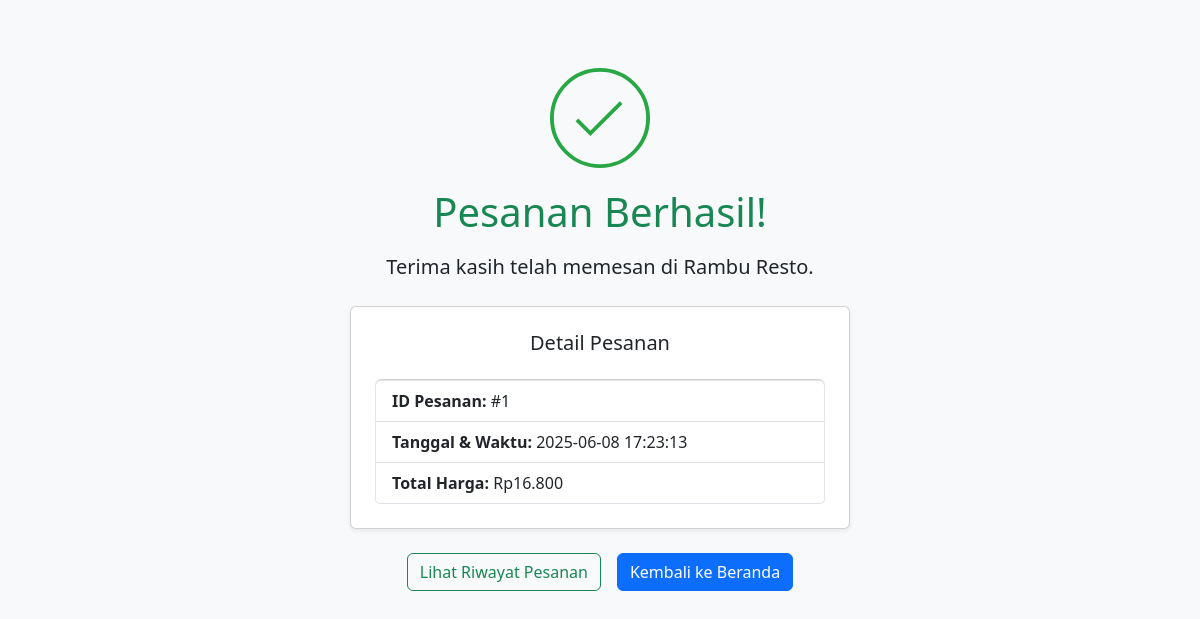
The app's page /sukses.php (signed in) with its own data.
### tables this page shows
CREATE TABLE `orders` (
  `id` int(11) NOT NULL,
  `tanggal` datetime NOT NULL,
  `total_harga` int(11) NOT NULL,
  `user_id` int(11) DEFAULT NULL
);

### sukses.php (the view, shortened to what this page needs)
<?php
$host = "localhost";
$user = "root";
$pass = "";
$db   = "uaspw";
$conn = new mysqli($host, $user, $pass, $db);
$user_id = $_SESSION['user_id'] ?? 0;
$stmt = $conn->prepare("SELECT * FROM orders WHERE user_id = ? ORDER BY id DESC LIMIT 1");
$stmt->bind_param("i", $user_id);
$stmt->execute();
$result = $stmt->get_result();
$order = $result->fetch_assoc();
$order_id = $order['id'];
$tanggal = $order['tanggal'];
$total_harga = $order['total_harga'];
?>
<!DOCTYPE html>
<html lang="id">
<head>
  <link href="https://cdn.jsdelivr.net/npm/bootstrap@5.3.3/dist/css/bootstrap.min.css" rel="stylesheet" />
</head>
<body class="bg-light p-5">
  <div class="container text-center">
    <svg class="checkmark" viewBox="0 0 52 52">
      <circle class="checkmark-circle" cx="26" cy="26" r="25"/>
      <path class="checkmark-check" fill="none" d="M14 27l7 7 16-16"/>
    </svg>
    <h1 class="text-success mb-3">Pesanan Berhasil!</h1>
    <p class="lead">Terima kasih telah memesan di <strong>Rambu Resto</strong>.</p>
    <div class="card shadow-sm p-4 my-4 mx-auto" style="max-width: 500px;">
      <h5>Detail Pesanan</h5>
      <ul class="list-group text-start mt-3">
        <li class="list-group-item"><strong>ID Pesanan:</strong> #<?= $order_id ?></li>
        <li class="list-group-item"><strong>Tanggal & Waktu:</strong> <?= $tanggal ?></li>
        <li class="list-group-item"><strong>Total Harga:</strong> Rp<?= number_format($total_harga, 0, ',', '.') ?></li>
      </ul>
    </div>
    <div class="d-flex justify-content-center gap-3">
      <a href="pesanan.php" class="btn btn-outline-success">Lihat Riwayat Pesanan</a>
      <a href="index.php" class="btn btn-primary">Kembali ke Beranda</a>
    </div>
  </div>
</body>
</html>

### sukses.php (style rules this page uses)
.checkmark { width: 100px; height: 100px; margin: 20px auto; }

### records on screen
orders: id "1", tanggal "2025-06-08 17:23:13", total_harga "16.800"
